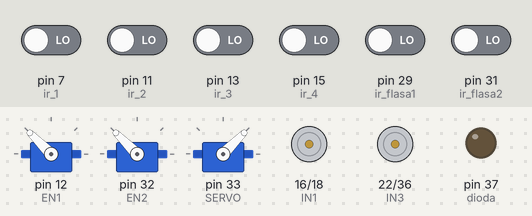
The program below on a simulated Raspberry Pi (header pin numbers). Parts: 3 × servo, motor-driver pin pairs drawn as motors (green arrow = first pin HIGH = forward, orange = second pin HIGH = backward, longer = more drive), output pins drawn as LEDs (lit = HIGH). The test bench sets the inputs (shaded band); at power-on: pin 7 (ir_1), pin 11 (ir_2), pin 13 (ir_3), pin 15 (ir_4), pin 29 (ir_flasa1), pin 31 (ir_flasa2) LOW. Servo angles are drawn from the pulse width (0.5 ms = 0°, 2.5 ms = 180°).

Above: at 6.2 s.
6.3 s: pin 7 (ir_1) driven HIGH
At 9.3 s:
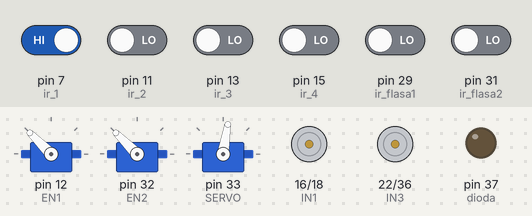
17.7 s: pin 7 (ir_1) driven LOW
At 24.9 s:
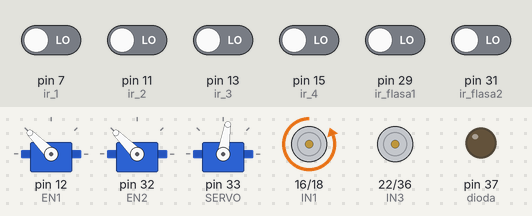
29.4 s: pin 15 (ir_4) driven HIGH
At 37.4 s:
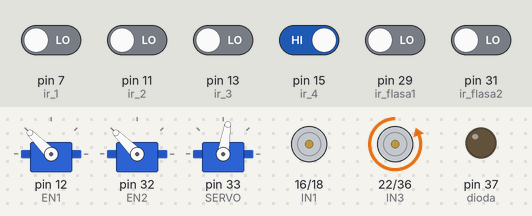
41.6 s: pin 15 (ir_4) driven LOW
At 47.65 s:
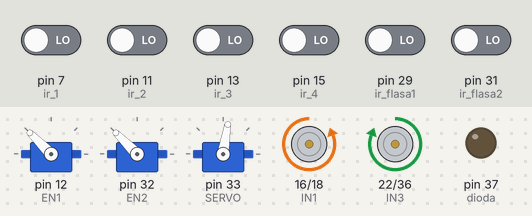
53.3 s: pin 11 (ir_2) driven HIGH and pin 13 (ir_3) driven HIGH
At 65.2 s:
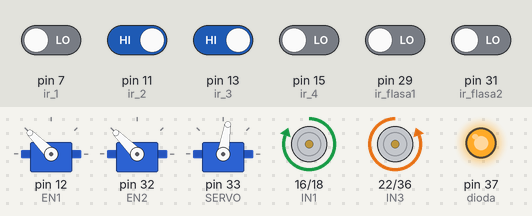
65.5 s: pin 7 (ir_1) driven HIGH and pin 15 (ir_4) driven HIGH
At 67.8 s:
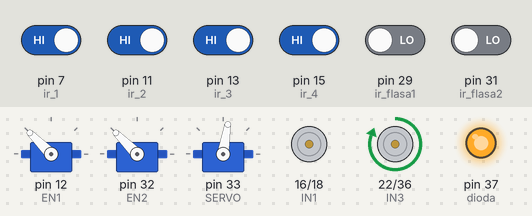
Timing chart, 0 to 79.8 s (numbered marks = the images above; inputs shaded):
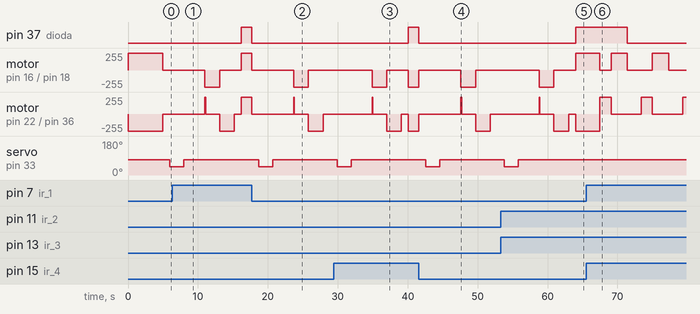

The program:

robot2.py
```python
import RPi.GPIO as GPIO
from time import sleep

GPIO.setwarnings(False)
GPIO.setmode(GPIO.BOARD)

#deklaracija pinova za upravljanje smjerovima motora
IN1 = 16  # lijevi motor
IN2 = 18  # lijevi motor
IN3 = 22  # desni motor
IN4 = 36  # desni motor

GPIO.setup(IN1, GPIO.OUT, initial=GPIO.HIGH)
GPIO.setup(IN2, GPIO.OUT, initial=GPIO.LOW)
GPIO.setup(IN3, GPIO.OUT, initial=GPIO.LOW)
GPIO.setup(IN4, GPIO.OUT, initial=GPIO.HIGH)

#deklaracija pinova za upravljanje brzinom motora
EN1 = 12  # lijevi motor ARNES ESP
EN2 = 32  # desni motor NEDIM ESP

GPIO.setup(EN1, GPIO.OUT)
EN1_pwm = GPIO.PWM(EN1, 50)
EN1_pwm.start(10)

GPIO.setup(EN2, GPIO.OUT)
EN2_pwm = GPIO.PWM(EN2, 50)
EN2_pwm.start(10)

#deklaracija pinova za ir senzore za pracenje linije
ir_1 = 7    # prvi s lijeve strane
ir_2 = 11  # drugi s lijeve strane
ir_3 = 13  # drugi s desne strane
ir_4 = 15  # prvi s desne strane
GPIO.setup(ir_1, GPIO.IN)
GPIO.setup(ir_2, GPIO.IN)
GPIO.setup(ir_3, GPIO.IN)
GPIO.setup(ir_4, GPIO.IN)

#deklaracija pinova za ir senzore za detektovanje flasa
ir_flasa1 = 29
ir_flasa2 = 31
GPIO.setup(ir_flasa1, GPIO.IN)
GPIO.setup(ir_flasa2, GPIO.IN)

#deklaracija pina za servo motor
SERVO = 33
GPIO.setup(SERVO, GPIO.OUT)
SERVO_pwm = GPIO.PWM(SERVO, 50)  # vrijednost 50 uzeta sa vjezbi
SERVO_pwm.start(7)

#deklaracija pina za diodu
dioda = 37
GPIO.setup(dioda, GPIO.OUT, initial=GPIO.LOW)

# funkcija za kretanje naprijed
def move_forward():
    GPIO.output(IN1, GPIO.HIGH)
    GPIO.output(IN2, GPIO.LOW)
    GPIO.output(IN3, GPIO.LOW)
    GPIO.output(IN4, GPIO.HIGH)
    GPIO.output(dioda, GPIO.HIGH)

# funkcija za kretanje nazad
def move_backward():
    GPIO.output(IN1, GPIO.LOW)
    GPIO.output(IN2, GPIO.HIGH)
    GPIO.output(IN3, GPIO.HIGH)
    GPIO.output(IN4, GPIO.LOW)
    GPIO.output(dioda, GPIO.LOW)

# funkcija za skretanje desno
def turn_right():
    GPIO.output(IN1, GPIO.HIGH)
    GPIO.output(IN2, GPIO.LOW)
    GPIO.output(IN3, GPIO.HIGH)
    GPIO.output(IN4, GPIO.LOW)
    GPIO.output(dioda, GPIO.HIGH)

# funkcija za skretanje lijevo
def turn_left():
    GPIO.output(IN1, GPIO.LOW)
    GPIO.output(IN2, GPIO.HIGH)
    GPIO.output(IN3, GPIO.LOW)
    GPIO.output(IN4, GPIO.HIGH)
    GPIO.output(dioda, GPIO.HIGH)

# Stop
def stop():
    GPIO.output(IN1, GPIO.LOW)
    GPIO.output(IN2, GPIO.LOW)
    GPIO.output(IN3, GPIO.LOW)
    GPIO.output(IN4, GPIO.LOW)
    GPIO.output(dioda, GPIO.LOW)

#funkcija za pomjeranje nazad od trake i okretanje za 180°
def okreni():
    sleep(2)

    #okretanje, prvi dio
    GPIO.output(IN1, GPIO.LOW)
    GPIO.output(IN2, GPIO.LOW)
    GPIO.output(IN3, GPIO.HIGH)
    GPIO.output(IN4, GPIO.LOW)
    EN1_pwm.ChangeDutyCycle(0)
    EN2_pwm.ChangeDutyCycle(35)
    sleep(1.6)

    #okretanje, drugi dio
    GPIO.output(IN1, GPIO.HIGH)
    GPIO.output(IN2, GPIO.LOW)
    GPIO.output(IN3, GPIO.LOW)
    GPIO.output(IN4, GPIO.LOW)
    EN1_pwm.ChangeDutyCycle(35)
    EN2_pwm.ChangeDutyCycle(0)
    sleep(2.3)
    stop()

#funkcija za pomjeranje nazad nakon istovara i okretanje za 180°
def okreni2():
    # nazad
    sleep(2)
    move_backward()
    EN1_pwm.ChangeDutyCycle(30)
    EN2_pwm.ChangeDutyCycle(30)
    sleep(0.1)

    #okretanje, prvi dio
    GPIO.output(IN1, GPIO.LOW)
    GPIO.output(IN2, GPIO.HIGH)
    GPIO.output(IN3, GPIO.LOW)
    GPIO.output(IN4, GPIO.LOW)
    EN1_pwm.ChangeDutyCycle(35)
    EN2_pwm.ChangeDutyCycle(0)
    sleep(2)

    #okretanje, drugi dio
    GPIO.output(IN1, GPIO.LOW)
    GPIO.output(IN2, GPIO.LOW)
    GPIO.output(IN3, GPIO.LOW)
    GPIO.output(IN4, GPIO.HIGH)
    EN1_pwm.ChangeDutyCycle(0)
    EN2_pwm.ChangeDutyCycle(35)
    sleep(2.1)
    stop()
    sleep(1)

#istovar flasa, pomjeranje nazad i okretanje za 180°
def istovar():
    stop()
    EN1_pwm.ChangeDutyCycle(0)  # potrebno podesiti vrijednost
    EN2_pwm.ChangeDutyCycle(0)  # potrebno podesiti vrijednost
    sleep(1)
    SERVO_pwm.ChangeDutyCycle(5)
    sleep(2)  # dok servo spusta platformu
    SERVO_pwm.ChangeDutyCycle(7)
    sleep(1)  # dok servo podize platformu
    okreni2()

sleep(5)

while True:

    # citanje vrijednosti senzora
    val_ir_1 = GPIO.input(ir_1)
    val_ir_2 = GPIO.input(ir_2)
    val_ir_3 = GPIO.input(ir_3)
    val_ir_4 = GPIO.input(ir_4)

    val_ir_flasa1 = GPIO.input(ir_flasa1)
    val_ir_flasa2 = GPIO.input(ir_flasa2)

    #naprijed
    if val_ir_1 == 0 and val_ir_2 == 1 and val_ir_3 == 1 and val_ir_4 == 0:
        move_forward()
        EN1_pwm.ChangeDutyCycle(30)
        EN2_pwm.ChangeDutyCycle(30)

    #nemoguci uslov
    elif (val_ir_1 == 0 and val_ir_2 == 1 and val_ir_3 == 0 and val_ir_4 == 0)\
            or (val_ir_1 == 0 and val_ir_2 == 0 and val_ir_3 == 1 and val_ir_4 == 0):
        turn_right()
        EN1_pwm.ChangeDutyCycle(30)
        EN2_pwm.ChangeDutyCycle(30)

    # blago lijevo skretanje
    elif val_ir_1 == 1 and val_ir_2 == 1 and val_ir_3 == 1 and val_ir_4 == 0:
        turn_right()
        EN1_pwm.ChangeDutyCycle(30)
        EN2_pwm.ChangeDutyCycle(30)

    # srednje lijevo skretanje
    elif val_ir_1 == 1 and val_ir_2 == 1 and val_ir_3 == 0 and val_ir_4 == 0:
        turn_right()
        EN1_pwm.ChangeDutyCycle(30)
        EN2_pwm.ChangeDutyCycle(35)

    # jako lijevo skretanje
    elif val_ir_1 == 1 and val_ir_2 == 0 and val_ir_3 == 0 and val_ir_4 == 0:
        turn_right()
        EN1_pwm.ChangeDutyCycle(30)
        EN2_pwm.ChangeDutyCycle(40)

    # blago desno skretanje
    elif val_ir_1 == 0 and val_ir_2 == 1 and val_ir_3 == 1 and val_ir_4 == 1:
        turn_left()
        EN1_pwm.ChangeDutyCycle(30)
        EN2_pwm.ChangeDutyCycle(30)

    # srednje desno skretanje
    elif val_ir_1 == 0 and val_ir_2 == 0 and val_ir_3 == 1 and val_ir_4 == 1:
        turn_left()
        EN1_pwm.ChangeDutyCycle(35)
        EN2_pwm.ChangeDutyCycle(30)

    # jako desno skretanje
    elif val_ir_1 == 0 and val_ir_2 == 0 and val_ir_3 == 0 and val_ir_4 == 1:
        turn_left()
        EN1_pwm.ChangeDutyCycle(40)
        EN2_pwm.ChangeDutyCycle(30)

    # čekanje flaša
    elif (val_ir_1 == 1 and val_ir_2 == 1 and val_ir_3 == 1 and val_ir_4 == 1 and val_ir_flasa1 == 1 and val_ir_flasa2 == 1) \
            or (val_ir_1 == 1 and val_ir_2 == 1 and val_ir_3 == 1 and val_ir_4 == 1 and val_ir_flasa1 == 0 and val_ir_flasa2 == 1) \
            or (val_ir_1 == 1 and val_ir_2 == 1 and val_ir_3 == 1 and val_ir_4 == 1 and val_ir_flasa1 == 1 and val_ir_flasa2 == 0):
       stop()

    # okretanje robota
    elif val_ir_1 == 1 and val_ir_2 == 1 and val_ir_3 == 1 and val_ir_4 == 1 and val_ir_flasa1 == 0 and val_ir_flasa2 == 0:
        okreni()

    # istovar flaša
    elif val_ir_1 == 0 and val_ir_2 == 0 and val_ir_3 == 0 and val_ir_4 == 0 and val_ir_flasa1 == 0 and val_ir_flasa2 == 0:
        istovar()

    else:
        stop()
```

Measured:
- after the input at 6.3 s, pin 37 (dioda): LOW → HIGH after 9.9 s; servo on pin 33 (SERVO): goes on until 8.0 s, then stays 81°
- after the input at 17.7 s, pin 37 (dioda): HIGH → LOW at once; motor on pin 16 (IN1) / pin 18 (IN2): forward 255/255 → stopped at once, → backward 255/255 6.0 s later, → stopped 2.1 s later
- after the input at 29.4 s, pin 37 (dioda): LOW → HIGH after 10.7 s; servo on pin 33 (SERVO): goes on until 31.9 s, then stays 81°
- after the input at 41.6 s, pin 37 (dioda): HIGH → LOW at once; motor on pin 16 (IN1) / pin 18 (IN2): backward 255/255 → stopped at once, → backward 255/255 6.0 s later, → stopped 2.1 s later
- after the input at 53.3 s, pin 37 (dioda): LOW → HIGH after 10.7 s; servo on pin 33 (SERVO): goes on until 55.8 s, then stays 81°
- after the input at 65.5 s, pin 37 (dioda): HIGH → LOW after 5.9 s; motor on pin 16 (IN1) / pin 18 (IN2): goes stopped 1.6 s, forward 255/255 2.3 s, stopped 3.6 s, forward 255/255 2.3 s, then stopped, starting after 2.0 s; motor on pin 22 (IN3) / pin 36 (IN4): alternates forward 255/255 for 1.6 s and stopped for 4.3 s, starting after 2.0 s
